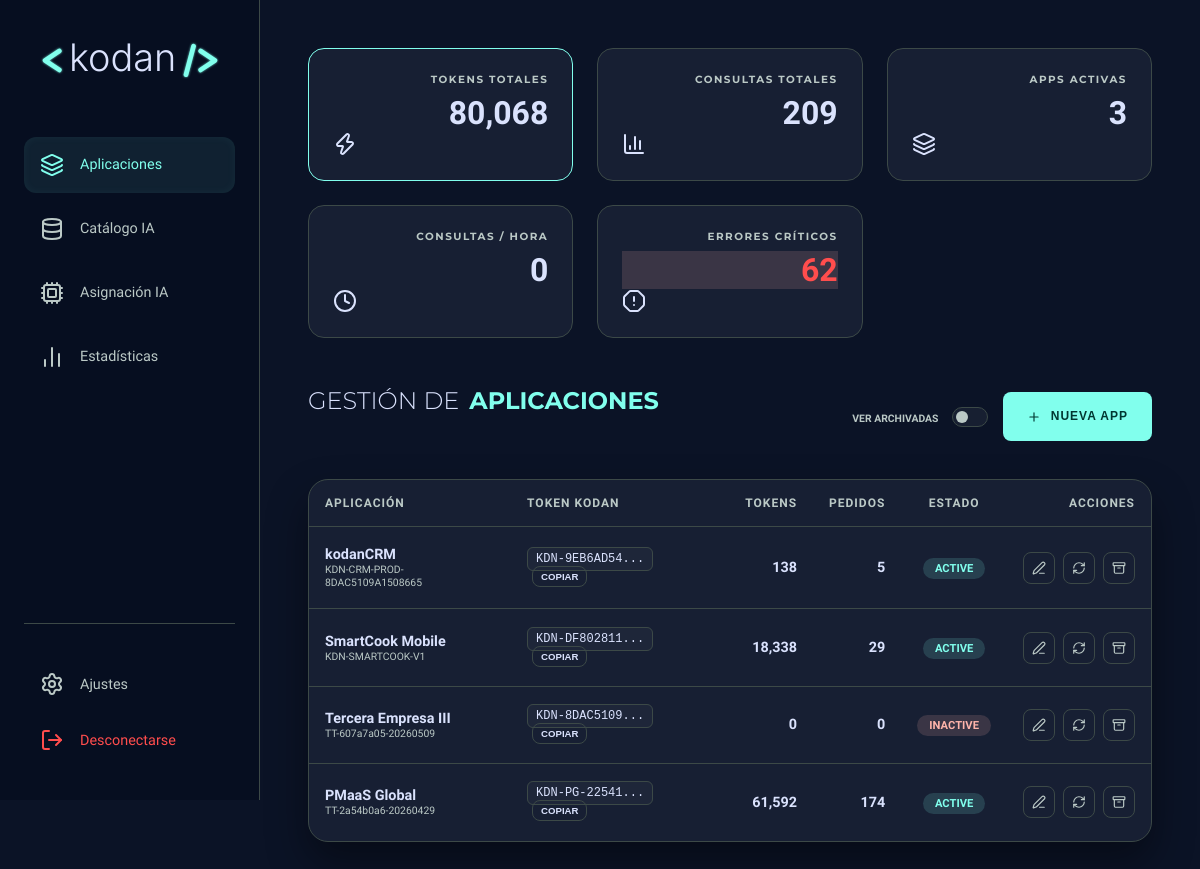
The app's page /admin/index.php (signed in) with its own data.
### tables this page shows
CREATE TABLE "apps" (
        id INTEGER PRIMARY KEY AUTOINCREMENT,
        app_id TEXT UNIQUE,
        name TEXT,
        token TEXT UNIQUE,
        gemini_key TEXT,
        status TEXT DEFAULT 'active',
        old_token TEXT,
        app_identifier TEXT,
        created_at DATETIME DEFAULT CURRENT_TIMESTAMP
    );

### src/Core/Database.php (called while the page is built, shortened)
<?php
require_once __DIR__ . '/Medoo.php';
class Database {
    private static $instance = null;
    private $db;
    private function __construct() {
        $dbPath = __DIR__ . '/../../data/hub.sqlite';
        $this->db = new Medoo([
            'database' => $dbPath
        ]);
    }
    public static function getInstance() {
        if (self::$instance === null) {
            self::$instance = new self();
        }
        return self::$instance;
    }
    public function getDB() {
        return $this->db;
    }
}

### src/Core/Medoo.php (called while the page is built, shortened)
<?php
class Medoo {
    public $pdo;
    public function __construct($options) {
        try {
            $this->pdo = new PDO("sqlite:" . $options['database'], null, null, [
                PDO::ATTR_ERRMODE => PDO::ERRMODE_EXCEPTION,
                PDO::ATTR_DEFAULT_FETCH_MODE => PDO::FETCH_ASSOC,
                PDO::ATTR_EMULATE_PREPARES => false
            ]);
            $this->pdo->exec("PRAGMA foreign_keys = ON;");
        } catch (Exception $e) {
            throw new Exception("Error de conexión KODAN-DB: " . $e->getMessage());
        }
    }
    public function select($table, $columns, $where = []) {
        $cols = is_array($columns) ? implode(', ', $columns) : $columns;
        $sql = "SELECT $cols FROM $table";
        $params = [];
        if (!empty($where)) {
            $sql .= " WHERE " . $this->buildWhere($where, $params);
        }
        $stmt = $this->pdo->prepare($sql);
        $stmt->execute($params);
        return $stmt->fetchAll();
    }
    protected function buildWhere($where, &$params) {
        $clauses = [];
        foreach ($where as $key => $value) {
            $placeholder = "whr_" . str_replace(['.', ' '], '_', $key);
            $clauses[] = "$key = :$placeholder";
            $params[$placeholder] = $value;
        }
        return implode(" AND ", $clauses);
    }
    public function query($sql, $params = []) {
        $stmt = $this->pdo->prepare($sql);
        $stmt->execute($params);
        return $stmt;
    }
}

### admin/index.php (the view, shortened to what this page needs)
<?php
require_once __DIR__ . '/../src/Core/Medoo.php';
require_once __DIR__ . '/../src/Core/Database.php';
try {
    $dbWrapper = Database::getInstance();
    $db = $dbWrapper->getDB();
    $themeSettings = $db->select('settings', ['value'], ['key' => 'theme_preference']);
    $theme = !empty($themeSettings) ? $themeSettings[0]['value'] : 'dark';
    $totalTokens = $db->query("SELECT SUM(tokens_in + tokens_out) FROM logs")->fetchColumn() ?: 0;
    $totalRequests = $db->query("SELECT COUNT(*) FROM logs")->fetchColumn() ?: 0;
    $activeAppsCount = $db->query("SELECT COUNT(*) FROM apps WHERE status = 'active'")->fetchColumn() ?: 0;
    $reqHour = $db->query("SELECT COUNT(*) FROM logs WHERE timestamp >= datetime('now', '-1 hour')")->fetchColumn() ?: 0;
    $errorCount = $db->query("SELECT COUNT(*) FROM logs WHERE status = 'error'")->fetchColumn() ?: 0;
    $showArchived = isset($_GET['show_archived']) && $_GET['show_archived'] == '1';
    $appsPage = max(1, intval($_GET['p_page'] ?? 1));
    $appsLimit = 10;
    $appsOffset = ($appsPage - 1) * $appsLimit;
    $whereClause = $showArchived ? "1=1" : "status != 'archived'";
    $apps = $db->query("
        SELECT a.*,
        (SELECT SUM(tokens_in + tokens_out) FROM logs WHERE app_id = a.id) as app_tokens,
        (SELECT COUNT(*) FROM logs WHERE app_id = a.id) as app_requests
        FROM apps a
        WHERE $whereClause
        ORDER BY a.created_at DESC
        LIMIT $appsLimit OFFSET $appsOffset
    ")->fetchAll();
} catch (\Exception $e) {
    die("Error crítico de base de datos en administración: " . $e->getMessage());
}
?>
<!DOCTYPE html>
<html lang="es" data-theme="<?php echo htmlspecialchars($theme); ?>">
<head>
    <link rel="stylesheet" href="css/modern-hub.css?v=1.2.0">
</head>
<body>
    <div class="app-container">
        <aside class="sidebar">
            <div class="logo-box">
                <svg viewBox="60 0 380 120" xmlns="http://www.w3.org/2000/svg" class="logo-svg">
                    <text x="234.5" y="60" text-anchor="middle" dominant-baseline="middle" class="kodan-text">kodan</text>
                </svg>
            </div>
            <nav style="flex: 1;">
                <ul>
                    <li class="nav-item">
                        <a href="javascript:void(0)" class="nav-link active" onclick="showTab('apps-tab', this)" id="nav-apps">
                            <i data-lucide="layers"></i>
                            <span>Aplicaciones</span>
                        </a>
                    </li>
                    <li>
                        <a href="javascript:void(0)" class="nav-link" onclick="showTab('catalog-tab', this)">
                            <i data-lucide="database"></i>
                            <span>Catálogo IA</span>
                        </a>
                    </li>
                    <li>
                        <a href="javascript:void(0)" class="nav-link" onclick="showTab('services-tab', this)">
                            <i data-lucide="cpu"></i>
                            <span>Asignación IA</span>
                        </a>
                    </li>
                    <li>
                        <a href="javascript:void(0)" class="nav-link" onclick="showTab('stats-tab', this)" id="nav-stats">
                            <i data-lucide="bar-chart-2"></i>
                            <span>Estadísticas</span>
                        </a>
                    </li>
                </ul>
            </nav>
            <div style="margin-top: auto; padding-top: 2rem; border-top: 1px solid var(--glass-border);">
                <a href="javascript:void(0)" class="nav-link" onclick="showModal('configModal')">
                    <i data-lucide="settings"></i>
                    <span>Ajustes</span>
                </a>
                <a href="auth.php?logout=1" class="nav-link" style="color: #ff4d4d;">
                    <i data-lucide="log-out"></i>
                    <span>Desconectarse</span>
                </a>
            </div>
        </aside>
        <main class="content">
            <div class="stats-grid">
                <div class="stat-card" style="cursor: pointer; border-color: var(--mint-neon);" onclick="document.getElementById('nav-stats').click()">
                    <h3>Tokens Totales</h3>
                    <div class="stat-value" id="stat-tokens"><?php echo number_format($totalTokens); ?></div>
                    <i data-lucide="zap"></i>
                </div>
                <div class="stat-card">
                    <h3>Consultas Totales</h3>
                    <div class="stat-value" id="stat-requests"><?php echo number_format($totalRequests); ?></div>
                    <i data-lucide="bar-chart-3"></i>
                </div>
                <div class="stat-card">
                    <h3>Apps Activas</h3>
                    <div class="stat-value" id="stat-apps"><?php echo $activeAppsCount; ?></div>
                    <i data-lucide="layers"></i>
                </div>
                <div class="stat-card">
                    <h3>Consultas / Hora</h3>
                    <div class="stat-value" id="stat-hour"><?php echo number_format($reqHour); ?></div>
                    <i data-lucide="clock"></i>
                </div>
                <div class="stat-card" style="cursor: pointer;" onclick="openErrorsModal()">
                    <h3>Errores Críticos</h3>
                    <div class="stat-value <?php echo $errorCount > 0 ? 'badge-error' : ''; ?>" id="stat-errors" style="color: <?php echo $errorCount > 0 ? '#ff4d4d' : 'inherit'; ?>"><?php echo number_format($errorCount); ?></div>
                    <i data-lucide="alert-octagon"></i>
                </div>
            </div>
            <div id="apps-tab" class="tab-content active">
                <div style="display: flex; justify-content: space-between; align-items: center; margin-bottom: 2rem;">
                    <h2 class="section-title">GESTIÓN DE <span>APLICACIONES</span></h2>
                    <div style="display: flex; gap: 15px; align-items: center;">
                        <div class="toggle-container" title="Mostrar u ocultar aplicaciones archivadas">
                            <span style="font-size: 0.65rem; font-weight: 700; color: var(--text-muted); margin-right: 10px;">VER ARCHIVADAS</span>
                            <label class="switch">
                                <span class="slider"></span>
                            </label>
                        </div>
                        <button class="btn-neural" onclick="showModal('addAppModal')">
                            <i data-lucide="plus" style="width:14px; margin-right:5px; vertical-align:middle;"></i> NUEVA APP
                        </button>
                    </div>
                </div>
                <div class="glass-container" style="padding: 0; overflow: hidden;">
                    <table>
                        <thead>
                            <tr>
                                <th>APLICACIÓN</th>
                                <th>TOKEN KODAN</th>
                                <th style="text-align: right;">TOKENS</th>
                                <th style="text-align: right;">PEDIDOS</th>
                                <th style="text-align: center;">ESTADO</th>
                                <th style="text-align: right;">ACCIONES</th>
                            </tr>
                        </thead>
                        <tbody>
                            <?php foreach ($apps as $app): ?>
                            <tr class="<?php echo $app['status'] === 'archived' ? 'archived-row' : ''; ?>">
                                <td>
                                    <div style="font-weight: 700; color: var(--text-titanium);"><?php echo htmlspecialchars($app['name']); ?></div>
                                    <div style="font-size: 0.65rem; color: var(--text-muted);"><?php echo htmlspecialchars($app['app_id'] ?? 'INSTANCIA MANUAL'); ?></div>
                                </td>
                                <td>
                                    <code style="background: rgba(255,255,255,0.03); padding: 4px 8px; border-radius: 6px; font-size: 0.75rem; border: 1px solid var(--glass-border);">
                                        <?php echo substr($app['token'], 0, 12); ?>...
                                    </code>
                                    <button class="btn-outline" style="padding: 4px 8px; font-size: 0.6rem; margin-left: 5px;" onclick="copyToClipboard('<?php echo $app['token']; ?>')">COPIAR</button>
                                </td>
                                <td style="text-align: right; font-weight: 600;" id="stat-app-tokens-<?php echo $app['id']; ?>"><?php echo number_format($app['app_tokens'] ?: 0); ?></td>
                                <td style="text-align: right; font-weight: 600;" id="stat-app-requests-<?php echo $app['id']; ?>"><?php echo number_format($app['app_requests'] ?: 0); ?></td>
                                <td style="text-align: center;">
                                    <?php if ($app['status'] === 'archived'): ?>
                                        <span class="badge" style="background: rgba(255,255,255,0.05); color: #666; border: 1px dashed #444;">
                                            ARCHIVADA
                                        </span>
                                    <?php else: ?>
                                        <span class="badge <?php echo $app['status'] === 'active' ? 'badge-mint' : 'badge-error'; ?>" onclick="toggleStatus('<?php echo $app['id']; ?>')" style="cursor:pointer;">
                                            <?php echo strtoupper($app['status']); ?>
                                        </span>
                                    <?php endif; ?>
                                </td>
                                <td style="text-align: right;">
                                    <div style="display: flex; gap: 8px; justify-content: flex-end;">
                                        <button class="action-icon-btn" onclick="showEditAppModal('<?php echo $app['id']; ?>', '<?php echo htmlspecialchars($app['name']); ?>')" title="Editar Nombre">
                                            <i data-lucide="edit-3" style="width:14px;"></i>
                                        </button>
                                        <button class="action-icon-btn" onclick="rotateToken('<?php echo $app['id']; ?>')" title="Rotar Token de Seguridad">
                                            <i data-lucide="refresh-cw" style="width:14px;"></i>
                                        </button>
                                        <button class="action-icon-btn danger" onclick="confirmDelete('<?php echo $app['id']; ?>', '<?php echo htmlspecialchars($app['name']); ?>')" title="Archivar Aplicación">
                                            <i data-lucide="archive" style="width:14px;"></i>
                                        </button>
                                    </div>
                                </td>
                            </tr>
                            <?php endforeach; ?>
                        </tbody>
                    </table>
                </div>
            </div>
        </main>
    </div>
</body>
</html>

### records on screen
apps: name "kodanCRM", app "KDN-CRM-PROD-8DAC5109A1508665", token "KDN-9EB6AD54", app_tokens "138", app_requests "5", status "ACTIVE"
apps: name "SmartCook Mobile", app "KDN-SMARTCOOK-V1", token "KDN-DF802811", app_tokens "18,338", app_requests "29", status "ACTIVE"
apps: name "Tercera Empresa III", app "TT-607a7a05-20260509", token "KDN-8DAC5109", app_tokens "0", app_requests "0", status "INACTIVE"
apps: name "PMaaS Global", app "TT-2a54b0a6-20260429", token "KDN-PG-22541", app_tokens "61,592", app_requests "174", status "ACTIVE"

### other values on screen
$totalTokens "80,068"
$totalRequests "209"
$activeAppsCount "3"
$reqHour "0"
$errorCount "62"
